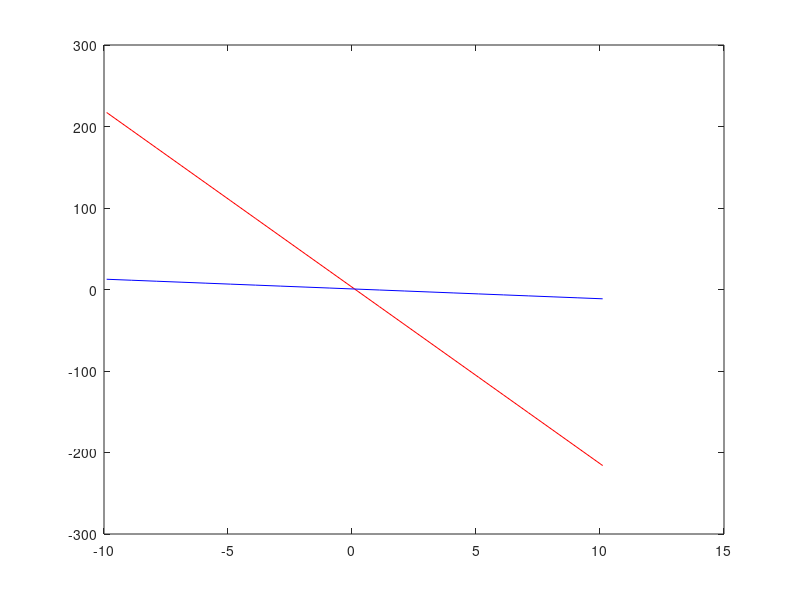

MATLAB code to generate this figure: (Note: this script raises an error after producing the figure.)
%SIRTCHK2D      Validate the sirt algorithm for a 2D geometry

A = randn(2,2);
%A = [1 1; -1 1]
x = randn(2,1);
b = A * x;
xmin = x(1) - 10;
xmax = x(1) + 10;
ymin = x(2) - 10;
ymax = x(2) + 10;
x1 = [xmin:xmax];

y1 = -1*A(1,1)/A(1,2) * x1 + b(1)/A(1,2);
y2 = -1*A(2,1)/A(2,2) * x1 + b(2)/A(2,2);
plot(x1, y1, 'r');
hold on
plot(x1, y2, 'b');
nIter = 20
xstart = [1 1]';
xnew = art(A, b, xstart, nIter, 1)
size(xnew)
plot([xstart(1) xnew(1,1)], [xstart(2) xnew(2,1)], 'go');
plot([xstart(1) xnew(1,1)], [xstart(2) xnew(2,1)], 'g:');
for iIter = 1:nIter-1,
    plot([xnew(1,iIter) xnew(1,iIter+1)], [xnew(2,iIter) xnew(2,iIter+1)], 'go');
    plot([xnew(1,iIter) xnew(1,iIter+1)], [xnew(2,iIter) xnew(2,iIter+1)], 'g:');
end
